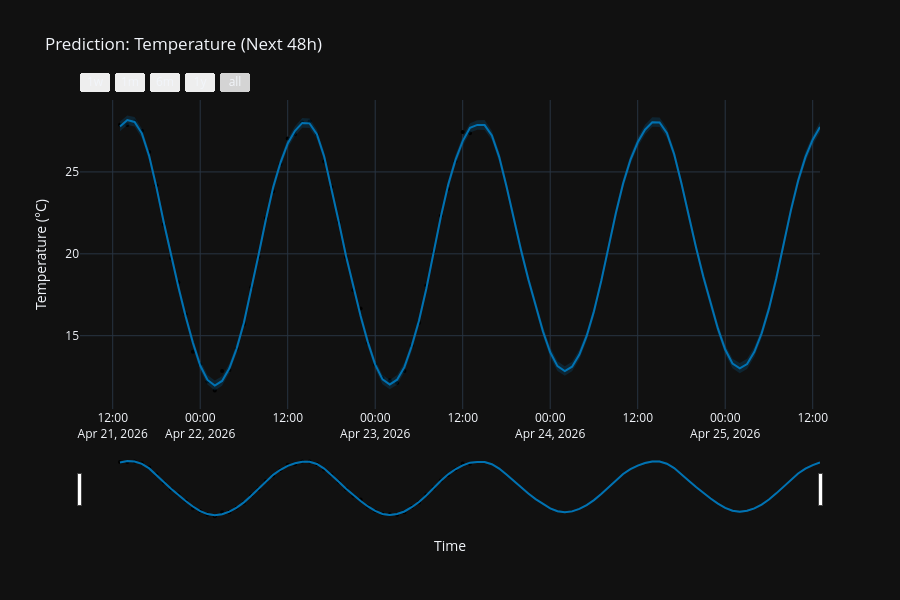

Notebook cell for this chart:
### Markdown cell above
# 4. Prophet Model for Temperature

### Code cell
# 1. Prepare data
frost_prophet_df = global_df[['timestamp', 'temperature', 'weather_rain', 'humidity']].copy()
frost_prophet_df.columns = ['ds', 'y', 'rain', 'air_humidity']
frost_prophet_df['ds'] = frost_prophet_df['ds'].dt.tz_localize(None)

# 2. Initialize model for Temperature
m_frost = Prophet(daily_seasonality=True, weekly_seasonality=False)
# Add air humidity as a regressor (it strongly affects night frost)
m_frost.add_regressor('air_humidity')
m_frost.add_regressor('rain')
m_frost.fit(frost_prophet_df)
# 3. Create future dates for the next 48 hours (two nights)
future_frost = m_frost.make_future_dataframe(periods=48, freq='h')
# Simulate future air humidity (e.g., 60%) and 0 rain
future_frost['air_humidity'] = frost_prophet_df['air_humidity'].tolist() + [60.0] * 48
future_frost['rain'] = frost_prophet_df['rain'].tolist() + [0.0] * 48
# 4. Prediction
temperature_forecast = m_frost.predict(future_frost)


fig = plot_plotly(m_frost, temperature_forecast)
fig.update_layout(
    title="Prediction: Temperature (Next 48h)",
    template="plotly_dark",
    xaxis_title="Time",
    yaxis_title="Temperature (°C)"
)
fig.show()
